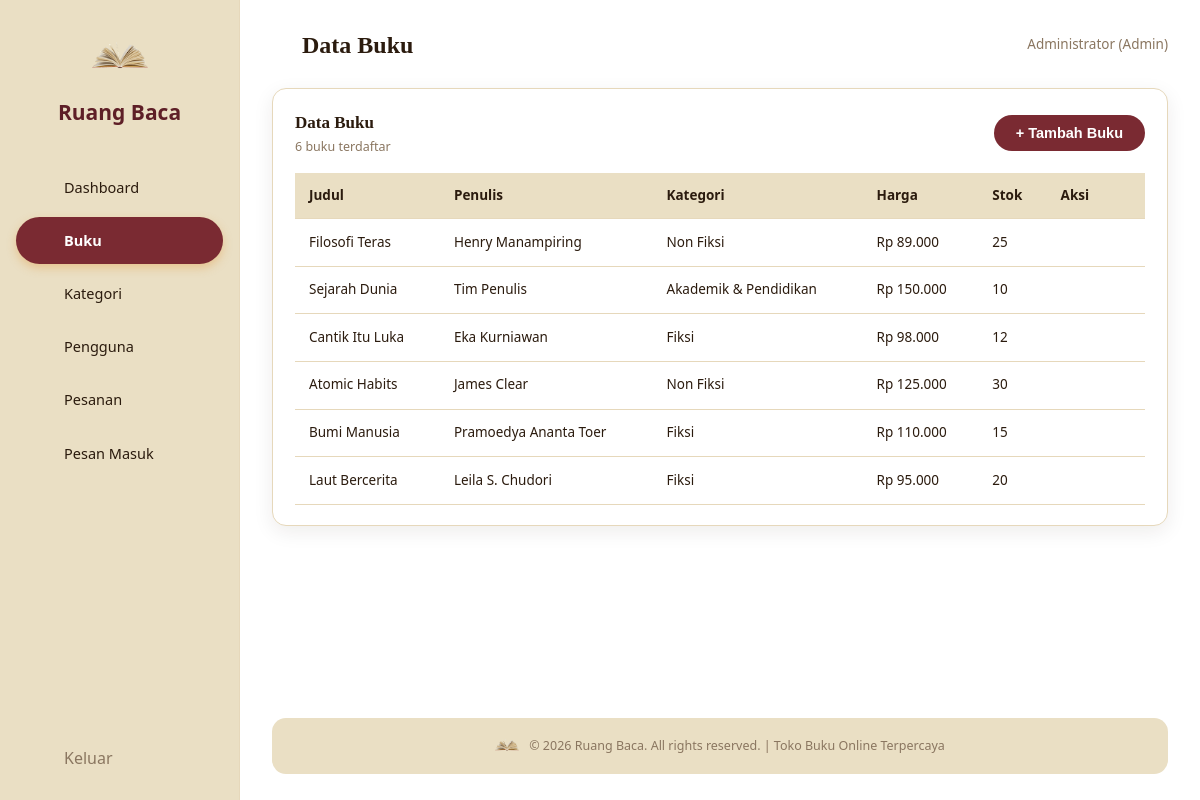
/admin/buku.php (signed in), run on an earlier commit of the app's database.
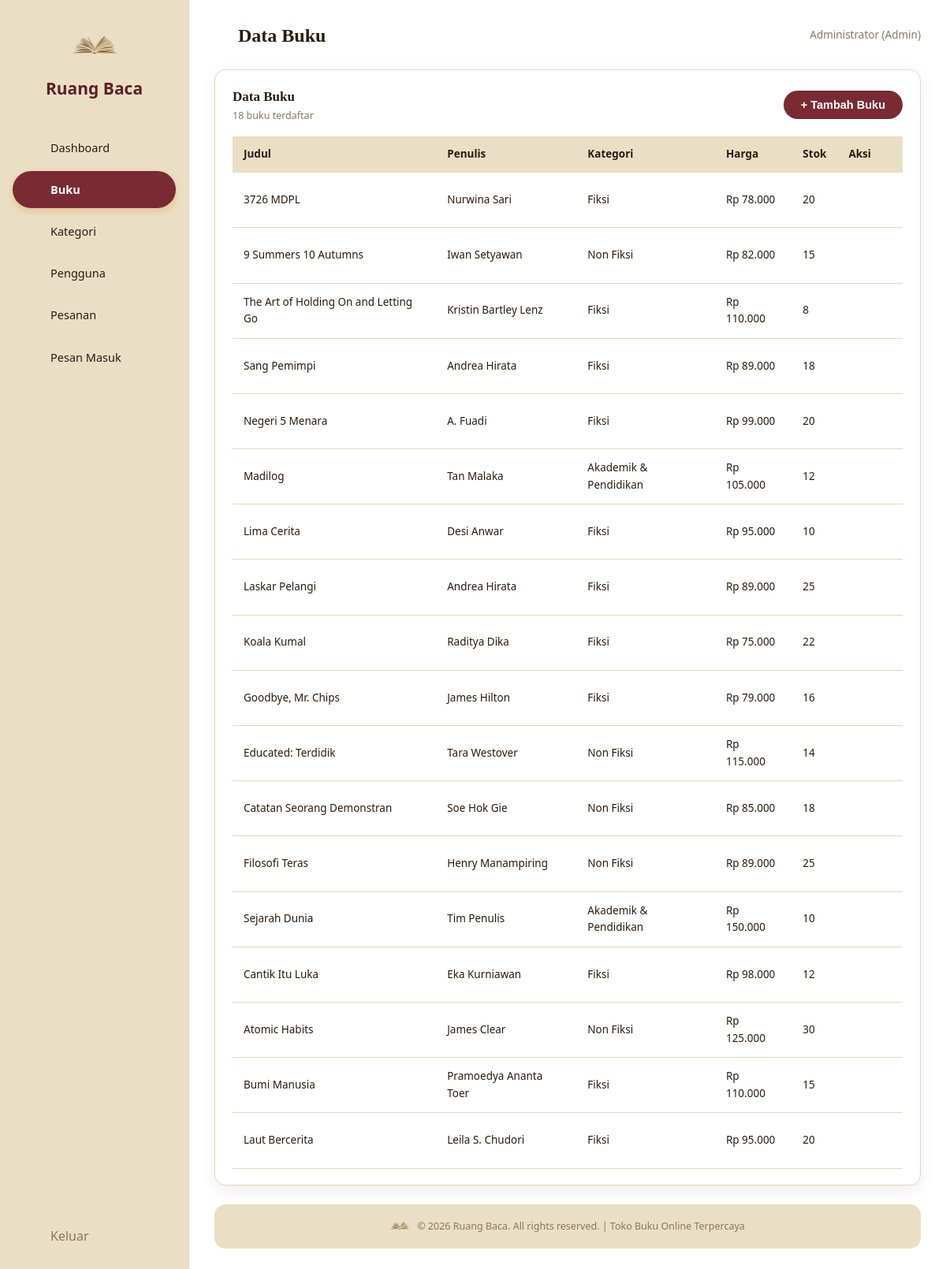
And on a later commit of the database.
### tables this page shows
CREATE TABLE buku (
    id INT AUTO_INCREMENT PRIMARY KEY,
    judul VARCHAR(150) NOT NULL,
    penulis VARCHAR(100) NOT NULL,
    kategori_id INT DEFAULT NULL,
    harga DECIMAL(12,2) NOT NULL DEFAULT 0,
    stok INT NOT NULL DEFAULT 0,
    deskripsi TEXT,
    gambar VARCHAR(255) DEFAULT NULL,
    rating DECIMAL(2,1) NOT NULL DEFAULT 4.5,
    created_at DATETIME DEFAULT CURRENT_TIMESTAMP,
    FOREIGN KEY (kategori_id) REFERENCES kategori(id) ON DELETE SET NULL
);

CREATE TABLE kategori (
    id INT AUTO_INCREMENT PRIMARY KEY,
    nama_kategori VARCHAR(100) NOT NULL,
    deskripsi VARCHAR(255) DEFAULT NULL,
    icon VARCHAR(10) DEFAULT '📚',
    created_at DATETIME DEFAULT CURRENT_TIMESTAMP
);

### admin/buku.php (the view, shortened to what this page needs)
<?php
require_once __DIR__ . '/../includes/functions.php';
require_once __DIR__ . '/includes/header.php';
$list = mysqli_query($conn, "SELECT b.*, k.nama_kategori FROM buku b LEFT JOIN kategori k ON b.kategori_id=k.id ORDER BY b.id DESC");
?>
<div class="admin-card">
  <div class="card-head">
    <div><h3>Data Buku</h3><p><?= mysqli_num_rows($list) ?> buku terdaftar</p></div>
    <button class="btn btn-primary btn-sm" onclick="openModal()">+ Tambah Buku</button>
  </div>
  <div class="table-wrap">
    <table class="data-table">
      <thead><tr><th>Judul</th><th>Penulis</th><th>Kategori</th><th>Harga</th><th>Stok</th><th>Aksi</th></tr></thead>
      <tbody>
      <?php while ($b = mysqli_fetch_assoc($list)): ?>
        <tr>
          <td><?= htmlspecialchars($b['judul']) ?></td>
          <td><?= htmlspecialchars($b['penulis']) ?></td>
          <td><?= htmlspecialchars($b['nama_kategori'] ?? '-') ?></td>
          <td><?= rupiah($b['harga']) ?></td>
          <td><?= $b['stok'] ?></td>
          <td class="action-icons">
            <a href="#" class="edit" onclick='openModal(<?= json_encode($b) ?>)'><?= icon('edit', 16) ?></a>
            <a href="?delete=<?= $b['id'] ?>" class="delete" onclick="return confirm('Hapus buku ini?')"><?= icon('trash', 16) ?></a>
          </td>
        </tr>
      <?php endwhile; ?>
      </tbody>
    </table>
  </div>
</div>
<?php require_once __DIR__ . '/includes/footer.php'; ?>

### includes/functions.php (shortened to what this page needs)
<?php
function rupiah($angka) {
    return 'Rp ' . number_format((float)$angka, 0, ',', '.');
}
function icon($name, $size = 20) {
    $p = $paths[$name] ?? $paths['book'];
    return '<svg width="'.(int)$size.'" height="'.(int)$size.'" viewBox="0 0 24 24" fill="none" stroke="currentColor" stroke-width="1.7" stroke-linecap="round" stroke-linejoin="round">'.$p.'</svg>';
}

What changed in the data, as far as the page shows it:
added buku: judul "3726 MDPL", penulis "Nurwina Sari", kategori.nama_kategori "Fiksi", harga "Rp 78.000", stok "20"
added buku: judul "9 Summers 10 Autumns", penulis "Iwan Setyawan", kategori.nama_kategori "Non Fiksi", harga "Rp 82.000", stok "15"
added buku: judul "The Art of Holding On and Letting Go", penulis "Kristin Bartley Lenz", kategori.nama_kategori "Fiksi", harga "Rp 110.000", stok "8"
added buku: judul "Sang Pemimpi", penulis "Andrea Hirata", kategori.nama_kategori "Fiksi", harga "Rp 89.000", stok "18"
added buku: judul "Negeri 5 Menara", penulis "A. Fuadi", kategori.nama_kategori "Fiksi", harga "Rp 99.000", stok "20"
added buku: judul "Madilog", penulis "Tan Malaka", kategori.nama_kategori "Akademik & Pendidikan", harga "Rp 105.000", stok "12"
added buku: judul "Lima Cerita", penulis "Desi Anwar", kategori.nama_kategori "Fiksi", harga "Rp 95.000", stok "10"
added buku: judul "Laskar Pelangi", penulis "Andrea Hirata", kategori.nama_kategori "Fiksi", harga "Rp 89.000", stok "25"
added buku: judul "Koala Kumal", penulis "Raditya Dika", kategori.nama_kategori "Fiksi", harga "Rp 75.000", stok "22"
added buku: judul "Goodbye, Mr. Chips", penulis "James Hilton", kategori.nama_kategori "Fiksi", harga "Rp 79.000", stok "16"
added buku: judul "Educated: Terdidik", penulis "Tara Westover", kategori.nama_kategori "Non Fiksi", harga "Rp 115.000", stok "14"
added buku: judul "Catatan Seorang Demonstran", penulis "Soe Hok Gie", kategori.nama_kategori "Non Fiksi", harga "Rp 85.000", stok "18"
Also different on the page:
mysqli_num_rows($list): "6" → "18"
